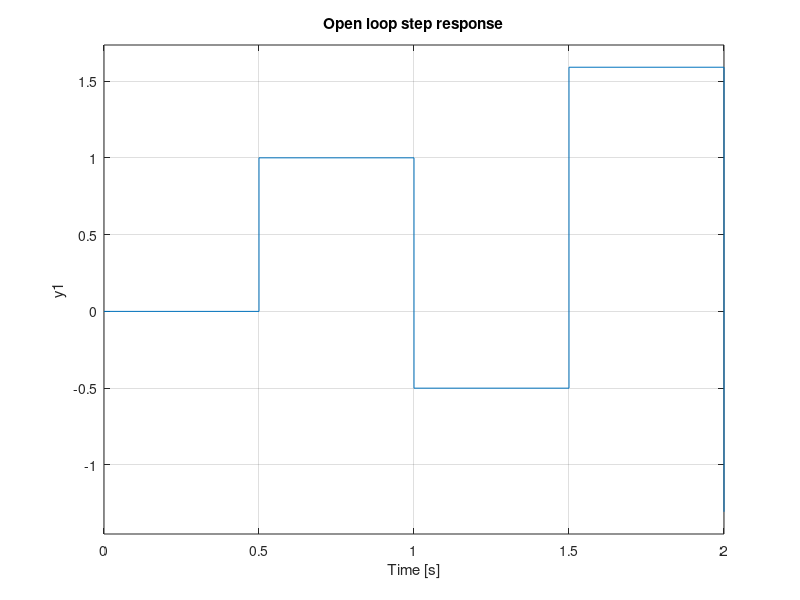
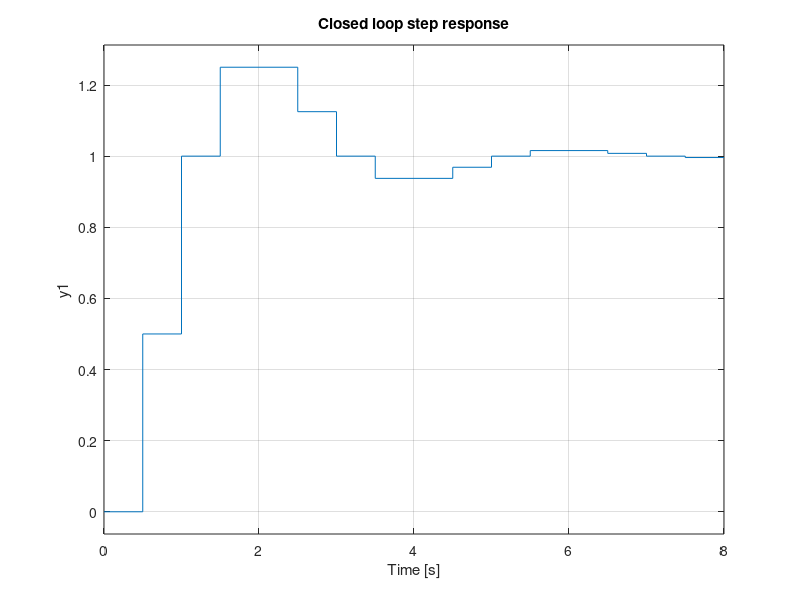

The MATLAB script that drew these images, in order:
A = [0 1; -0.16 -1.5];
B = [0; 1];
C = [0 1];
D = 0;
Ts = 0.5;
sysd_ss = ss(A, B, C, D, Ts);

P = [0.5+0.5i 0.5-0.5i];
K = acker(A, B, P);
sysd_cl_ss = ss(A-B*K, B, C, D, Ts);

Nbar = 1/dcgain(sysd_cl_ss);

figure
step(sysd_ss);
title('Open loop step response');
 
figure
step(Nbar*sysd_cl_ss);
title('Closed loop step response');
